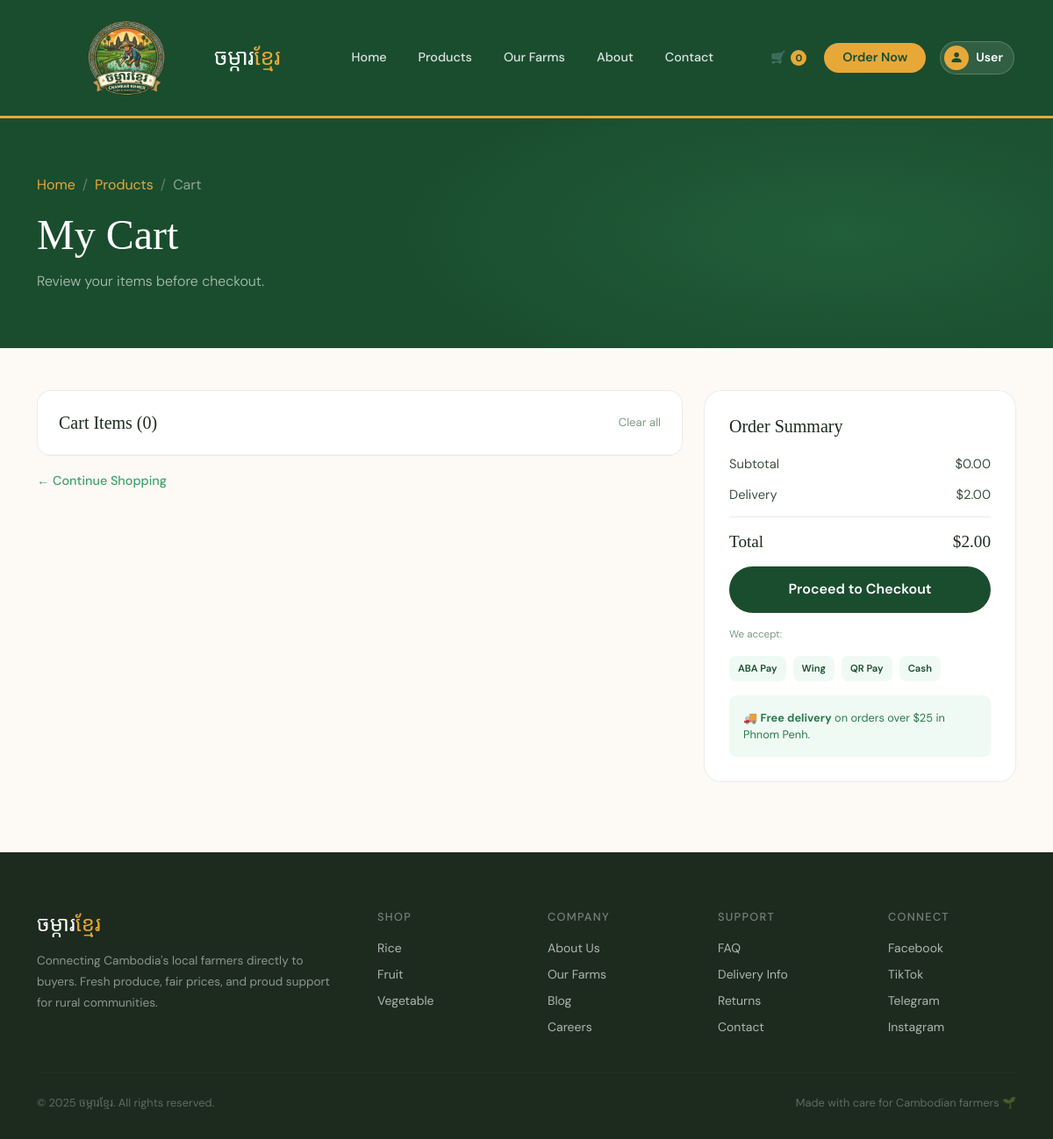
The page /cart on the database its author committed.
### models/category.py (models this page shows, shortened)
class Category(db.Model):
    __tablename__ = 'category'
    id = db.Column(db.Integer, primary_key=True)
    name = db.Column(db.String(100), nullable=False, unique=True)
    description = db.Column(db.Text, nullable=True)
    image = db.Column(db.String(255), nullable=True)
    _product_count = db.Column('product_count', db.Integer, default=0, nullable=True)
    @property
    def product_count(self):
        try:
            from models.product import Product
            cat_name = (self.name or '').strip().lower()
            count = Product.query.filter(
                (Product.category_id == self.id) |
                (db.func.lower(Product.category) == cat_name) |
                (Product.category.ilike(f"%{cat_name}%"))
            ).count()
            return count
        except Exception:
            return self._product_count or 0

### front/cart.py (the view, shortened to what this page needs)
@front_bp.get('/cart')
def cart():
    cart_list = request.cookies.get('cart_list')
    cart_list = json.loads(cart_list) if cart_list else []
    clean_cart = []
    DELIVERY_FEE = 2.00
    FREE_DELIVERY = 25.00
    subtotal = sum(item['qty'] * item['price'] for item in clean_cart)
    delivery = 0.00 if subtotal >= FREE_DELIVERY else DELIVERY_FEE
    total    = subtotal + delivery
    return render_template('front/cart.html',
                        cart_list=clean_cart,
                        subtotal=subtotal,
                        delivery=delivery,
                        total=total
    )

### app.py (called while the page is built)
@app.context_processor
def inject_defaults():
    try:
        cart_cookie = request.cookies.get('cart_list')
        cart_list = json.loads(cart_cookie) if cart_cookie else []
    except Exception:
        cart_list = []
    try:
        from models.category import Category
        categories = Category.query.order_by(Category.id.asc()).all()
    except Exception:
        categories = []
    try:
        from models.order import Order
        pending_order_count = Order.query.filter(
            db.func.lower(Order.status) == 'pending'
        ).count()
    except Exception:
        pending_order_count = 0
    return dict(cart_list=cart_list, categories=categories, pending_order_count=pending_order_count)

### front/cart.py (called while the page is built)
@front_bp.context_processor
def navbar():
    cart_list = request.cookies.get('cart_list')
    cart_list = json.loads(cart_list) if cart_list else []
    return dict(cart_list= cart_list)

### templates/front/cart.html (shortened to what this page needs)
<!DOCTYPE html>
<html lang="en">
<head>
  <link href="https://cdn.jsdelivr.net/npm/bootstrap@5.3.3/dist/css/bootstrap.min.css" rel="stylesheet" />
  <link rel="stylesheet" href="https://cdn.jsdelivr.net/npm/bootstrap-icons@1.11.3/font/bootstrap-icons.css">
  <link href="/static/style/cart.css" rel="stylesheet" />
</head>
<body>
  {% include '/front/share/navbar.html' %}
  <div class="page-hero">
    <div class="container position-relative">
      <nav aria-label="breadcrumb" class="mb-3">
        <ol class="breadcrumb mb-0" style="background:none;padding:0;">
          <li class="breadcrumb-item"><a href="{{ url_for('front_bp.homepage') }}">Home</a></li>
          <li class="breadcrumb-item"><a href="{{ url_for('front_bp.product') }}">Products</a></li>
          <li class="breadcrumb-item active">Cart</li>
        </ol>
      </nav>
      <h1>My Cart</h1>
      <p>Review your items before checkout.</p>
    </div>
  </div>
  <section style="padding:3rem 0 5rem;">
    <div class="container">
      <div class="row g-4">
        <div class="col-lg-8">
          <div class="bg-white rounded-4 border" style="border-color:rgba(0,0,0,0.07)!important;overflow:hidden;">
            <div class="p-3 p-md-4 border-bottom" style="border-color:rgba(0,0,0,0.06)!important;">
              <div class="d-flex justify-content-between align-items-center">
                <h5 style="font-family:'Playfair Display',serif;margin:0;color:var(--text-dark);">Cart Items
                  (<span id="itemCount">{{ cart_list|length }}</span>)</h5>
                <a href="{{ url_for('front_bp.delete_all_items') }}"
                  style="background:none;border:none;color:var(--text-light);font-size:0.82rem;cursor:pointer;text-decoration:none;">Clear
                  all</a>
              </div>
            </div>
          </div>
          <div class="mt-3">
            <a href="{{ url_for('front_bp.product') }}"
              style="color:var(--green-bright);font-size:0.9rem;text-decoration:none;font-weight:500;">← Continue
              Shopping</a>
          </div>
        </div>
        <div class="col-lg-4">
          <div class="cart-summary-card">
            <h5 style="font-family:'Playfair Display',serif;color:var(--text-dark);margin-bottom:1.25rem;">Order Summary
            </h5>
            <div class="summary-row"><span>Subtotal</span><span id="subtotal">${{ '%.2f'|format(subtotal) }}</span>
            </div>
            <div class="summary-row"><span>Delivery</span><span id="delivery">${{ '%.2f'|format(delivery) }}</span>
            </div>
            <div class="summary-row total"><span>Total</span><span id="totalAmt">${{ '%.2f'|format(total) }}</span>
            </div>
            <a href="{{ url_for('front_bp.checkout') }}" class="btn-checkout">Proceed to Checkout</a>
            <div class="mt-3">
              <p style="font-size:0.72rem;color:var(--text-light);margin-bottom:0.5rem;">We accept:</p>
              <div class="payment-icons">
                <div class="payment-icon">ABA Pay</div>
                <div class="payment-icon">Wing</div>
                <div class="payment-icon">QR Pay</div>
                <div class="payment-icon">Cash</div>
              </div>
            </div>
            <div class="mt-3 p-3 rounded-3"
              style="background:var(--green-pale);font-size:0.8rem;color:var(--green-mid);">
              🚚 <strong>Free delivery</strong> on orders over $25 in Phnom Penh.
            </div>
          </div>
        </div>
      </div>
    </div>
  </section>
  {% include '/front/share/footer.html' %}
</body>
</html>

### templates/front/share/footer.html
<footer style="padding:4rem 0 2rem;">
  <div class="container">
    <div class="row g-5">
      <div class="col-lg-4"><div class="footer-brand">ចម្ការ<span>ខ្មែរ</span></div><p class="footer-desc">Connecting Cambodia's local farmers directly to buyers. Fresh produce, fair prices, and proud support for rural communities.</p></div>
      <div class="col-6 col-lg-2">
          <div class="footer-heading">Shop</div>
          {% for cat in categories %}
          <a class="footer-link" href="{{ url_for('front_bp.product', category=cat.name) }}">{{ cat.name }}</a>
          {% endfor %}
      </div>
      <div class="col-6 col-lg-2">
          <div class="footer-heading">Company</div>
          <a class="footer-link" href="{{ url_for('front_bp.about') }}">About Us</a>
          <a class="footer-link" href="{{ url_for('front_bp.our_farm_page') }}">Our Farms</a>
          <a class="footer-link" href="#">Blog</a>
          <a class="footer-link" href="#">Careers</a>
      </div>
      <div class="col-6 col-lg-2"><div class="footer-heading">Support</div>
          <a class="footer-link" href="#">FAQ</a>
          <a class="footer-link" href="#">Delivery Info</a>
          <a class="footer-link" href="#">Returns</a>
          <a class="footer-link" href="{{ url_for('front_bp.contact') }}">Contact</a>
      </div>
      <div class="col-6 col-lg-2"><div class="footer-heading">Connect</div>
          <a class="footer-link" href="#">Facebook</a>
          <a class="footer-link" href="#">TikTok</a>
          <a class="footer-link" href="#">Telegram</a>
          <a class="footer-link" href="#">Instagram</a>
      </div>
    </div>
    <hr class="footer-divider">
    <div class="d-flex flex-column flex-md-row justify-content-between gap-2">
      <p class="footer-bottom mb-0">© 2025 ចម្ការខ្មែរ. All rights reserved.</p>
      <p class="footer-bottom mb-0">Made with care for Cambodian farmers 🌱</p>
    </div>
  </div>
</footer>

### static/style/cart.css (style rules this page uses)
* { box-sizing: border-box; margin: 0; padding: 0; }
body { font-family: 'DM Sans', sans-serif; background: var(--cream); color: var(--text-dark); overflow-x: hidden; }
h1,h2,h3,h4,.display-font { font-family: 'Playfair Display', serif; }
footer { background: var(--text-dark); color: rgba(255,255,255,0.75); }
.footer-brand { font-family: 'Playfair Display', serif; font-size: 1.5rem; color: #fff; }
.footer-brand span { color: var(--gold); }
.footer-desc { font-size: 0.85rem; line-height: 1.75; color: rgba(255,255,255,0.5); margin-top: 0.75rem; }
.footer-heading { font-size: 0.8rem; font-weight: 500; letter-spacing: 0.1em; text-transform: uppercase; color: rgba(255,255,255,0.4); margin-bottom: 1rem; }
.footer-link { display: block; font-size: 0.875rem; color: rgba(255,255,255,0.65); text-decoration: none; margin-bottom: 0.55rem; transition: color 0.2s; }
.footer-divider { border-color: rgba(255,255,255,0.08); margin: 2rem 0 1.5rem; }
.footer-bottom { font-size: 0.8rem; color: rgba(255,255,255,0.3); }
.page-hero { background: var(--green-deep); padding: 4rem 0 3rem; position: relative; overflow: hidden; }
.page-hero::before { content: ''; position: absolute; inset: 0; background: radial-gradient(ellipse 60% 100% at 80% 50%, rgba(62,163,107,0.2) 0%, transparent 70%); }
.page-hero h1 { color: #fff; font-size: clamp(2rem,4vw,3rem); margin-bottom: 0.75rem; }
.page-hero p { color: rgba(255,255,255,0.65); font-size: 1rem; font-weight: 300; max-width: 500px; }
.breadcrumb-item a { color: var(--gold); text-decoration: none; }
.breadcrumb-item.active { color: rgba(255,255,255,0.5); }
.breadcrumb-item+.breadcrumb-item::before { color: rgba(255,255,255,0.3); }
.cart-summary-card { background: #fff; border-radius: 20px; border: 1px solid rgba(0,0,0,0.07); padding: 1.75rem; position: sticky; top: 90px; }
.summary-row { display: flex; justify-content: space-between; align-items: center; margin-bottom: 0.85rem; font-size: 0.92rem; color: var(--text-mid); }
.summary-row.total { font-family: 'Playfair Display', serif; font-size: 1.2rem; color: var(--text-dark); font-weight: 500; border-top: 1px solid rgba(0,0,0,0.08); padding-top: 0.85rem; margin-top: 0.5rem; }
.btn-checkout { background: var(--green-deep); color: #fff; font-weight: 600; font-size: 1rem; padding: 0.9rem; border-radius: 50px; border: none; width: 100%; transition: background 0.2s, transform 0.2s; cursor: pointer; text-decoration: none; display: block; text-align: center; }
.payment-icons { display: flex; gap: 8px; margin-top: 1rem; }
.payment-icon { background: var(--green-pale); border-radius: 8px; padding: 6px 10px; font-size: 0.7rem; color: var(--green-deep); font-weight: 600; }

### rows shown on the page
Category: name "Rice"
Category: name "Fruit"
Category: name "Vegetable"

### other values the page prints
{{ cart_list | sum(attribute='qty') }} "0"
{{ cart_list|length }} "0"
{{ '%.2f'|format(subtotal) }} "0.00"
{{ '%.2f'|format(delivery) }} "2.00"
{{ '%.2f'|format(total) }} "2.00"
